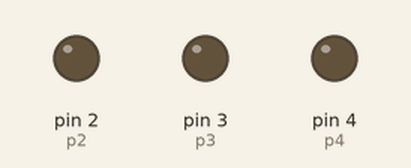
This sketch was run on a simulated Arduino Uno, built with avr-gcc and run on an emulated ATmega328P. Shown: output pins drawn as LEDs (lit = HIGH).

Above: at 1.0 s.
At 5.0 s:
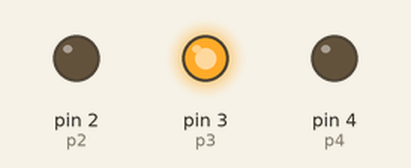
At 7.0 s:
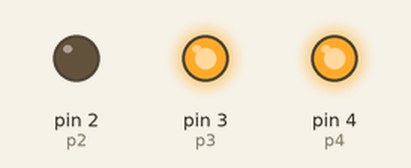
At 9.0 s:
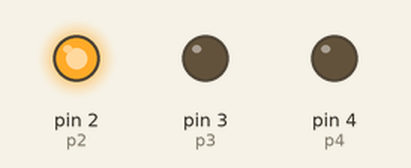
At 13.0 s:
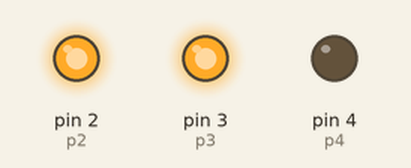
At 19.0 s:
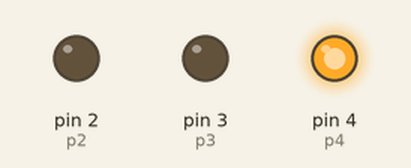
Timing chart, 0 to 20.8 s (numbered marks = the images above):
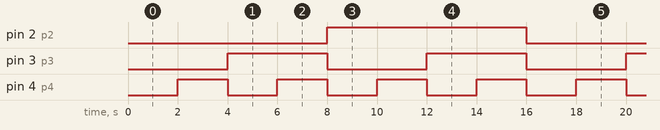

Measured:
- by itself, pin 2 (p2): alternates HIGH for 8.0 s and LOW for 8.0 s
- by itself, pin 3 (p3): alternates HIGH for 4.0 s and LOW for 4.0 s
- by itself, pin 4 (p4): alternates HIGH for 2.0 s and LOW for 2.0 s

The sketch:

sketch.ino
```cpp
int p2 = 2;
int p3 = 3;
int p4 = 4;
int del = 2000;


void setup()
{
  pinMode(p2, OUTPUT);
  pinMode(p3, OUTPUT);
  pinMode(p4, OUTPUT);
}

void loop()
{
  //0
  digitalWrite(p2, LOW);
  digitalWrite(p3, LOW);
  digitalWrite(p4, LOW);
  delay(del);

  //1
  digitalWrite(p2, LOW);
  digitalWrite(p3, LOW);
  digitalWrite(p4, HIGH);
  delay(del);

  //2
  digitalWrite(p2, LOW);
  digitalWrite(p3, HIGH);
  digitalWrite(p4, LOW);
  delay(del);

  //3
  digitalWrite(p2, LOW);
  digitalWrite(p3, HIGH);
  digitalWrite(p4, HIGH);
  delay(del);

  //4
  digitalWrite(p2, HIGH);
  digitalWrite(p3, LOW);
  digitalWrite(p4, LOW);
  delay(del);

  //5
  digitalWrite(p2, HIGH);
  digitalWrite(p3, LOW);
  digitalWrite(p4, HIGH);
  delay(del);

  //6
  digitalWrite(p2, HIGH);
  digitalWrite(p3, HIGH);
  digitalWrite(p4, LOW);
  delay(del);

  //7
  digitalWrite(p2, HIGH);
  digitalWrite(p3, HIGH);
  digitalWrite(p4, HIGH);
  delay(del);


}
```
